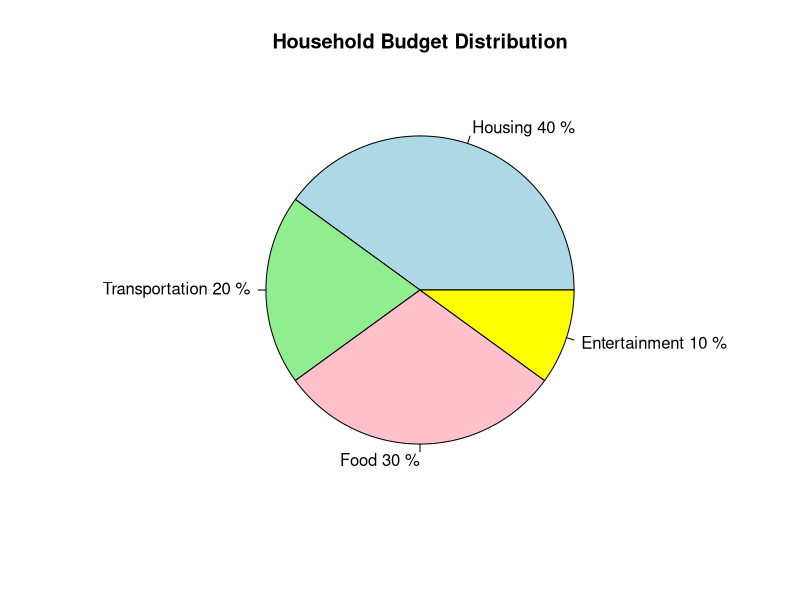

Recreate this plot in R.
categories <- c("Housing", "Transportation", "Food", "Entertainment")
percentages <- c(40, 20, 30, 10)

highest_category <- categories[which.max(percentages)]

print(paste("Weighted average category of spending is:", highest_category))

pie(percentages,
    labels = paste(categories, percentages, "%"),
    col = c("lightblue", "lightgreen", "pink", "yellow"),
    main = "Household Budget Distribution")
